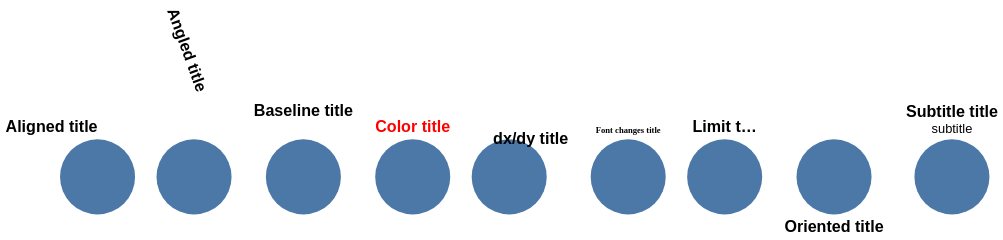

Write the Vega-Lite specification saved for this chart.
### Vega-Lite specification from a JSON file in a GitHub repository (floating-point values rounded to 4 significant figures)
{"$schema": "https://vega.github.io/schema/vega-lite/v5.json", "hconcat": [{"height": 70, "width": 70, "title": {"text": "Aligned title", "align": "right", "fontSize": 15}, "data": {"values": [{}]}, "mark": "arc"}, {"height": 70, "width": 70, "title": {"text": "Angled title", "angle": 70, "fontSize": 15}, "data": {"values": [{}]}, "mark": "arc"}, {"height": 70, "width": 70, "title": {"text": "Baseline title", "baseline": "bottom", "fontSize": 15}, "data": {"values": [{}]}, "mark": "arc"}, {"height": 70, "width": 70, "title": {"text": "Color title", "color": "red", "fontSize": 15}, "data": {"values": [{}]}, "mark": "arc"}, {"height": 70, "width": 70, "title": {"text": "dx/dy title", "dx": 20, "dy": 11, "fontSize": 15}, "data": {"values": [{}]}, "mark": "arc"}, {"height": 70, "width": 70, "title": {"text": "Font changes title", "fontSize": 8, "font": "cursive"}, "data": {"values": [{}]}, "mark": "arc"}, {"height": 70, "width": 70, "title": {"text": "Limit title", "limit": 60, "fontSize": 15}, "data": {"values": [{}]}, "mark": "arc"}, {"height": 70, "width": 70, "title": {"text": "Oriented title", "orient": "bottom", "fontSize": 15}, "data": {"values": [{}]}, "mark": "arc"}, {"height": 70, "width": 70, "title": {"text": "Subtitle title", "subtitle": "subtitle", "fontSize": 15}, "data": {"values": [{}]}, "mark": "arc"}]}
